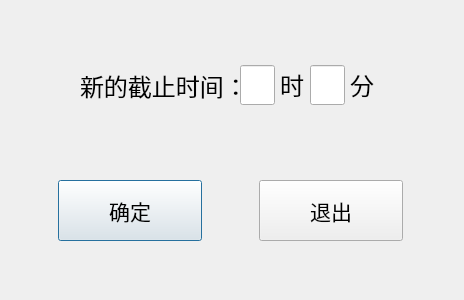
<?xml version="1.0" encoding="UTF-8"?>
<ui version="4.0">
 <class>time1</class>
 <widget class="QDialog" name="time1">
  <property name="geometry">
   <rect>
    <x>0</x>
    <y>0</y>
    <width>464</width>
    <height>300</height>
   </rect>
  </property>
  <property name="font">
   <font>
    <family>微软雅黑</family>
    <pointsize>16</pointsize>
   </font>
  </property>
  <property name="windowTitle">
   <string>修改时间</string>
  </property>
  <widget class="QWidget" name="horizontalLayoutWidget">
   <property name="geometry">
    <rect>
     <x>10</x>
     <y>180</y>
     <width>441</width>
     <height>61</height>
    </rect>
   </property>
   <layout class="QHBoxLayout" name="horizontalLayout" stretch="1,3,1,3,1">
    <property name="spacing">
     <number>10</number>
    </property>
    <item>
     <spacer name="horizontalSpacer">
      <property name="orientation">
       <enum>Qt::Horizontal</enum>
      </property>
      <property name="sizeHint" stdset="0">
       <size>
        <width>40</width>
        <height>20</height>
       </size>
      </property>
     </spacer>
    </item>
    <item>
     <widget class="QPushButton" name="btn_ok">
      <property name="sizePolicy">
       <sizepolicy hsizetype="Minimum" vsizetype="Expanding">
        <horstretch>0</horstretch>
        <verstretch>0</verstretch>
       </sizepolicy>
      </property>
      <property name="text">
       <string>确定</string>
      </property>
     </widget>
    </item>
    <item>
     <spacer name="horizontalSpacer_2">
      <property name="orientation">
       <enum>Qt::Horizontal</enum>
      </property>
      <property name="sizeHint" stdset="0">
       <size>
        <width>40</width>
        <height>20</height>
       </size>
      </property>
     </spacer>
    </item>
    <item>
     <widget class="QPushButton" name="btn_close">
      <property name="sizePolicy">
       <sizepolicy hsizetype="Minimum" vsizetype="Minimum">
        <horstretch>0</horstretch>
        <verstretch>0</verstretch>
       </sizepolicy>
      </property>
      <property name="text">
       <string>退出</string>
      </property>
     </widget>
    </item>
    <item>
     <spacer name="horizontalSpacer_3">
      <property name="orientation">
       <enum>Qt::Horizontal</enum>
      </property>
      <property name="sizeHint" stdset="0">
       <size>
        <width>40</width>
        <height>20</height>
       </size>
      </property>
     </spacer>
    </item>
   </layout>
  </widget>
  <widget class="QLabel" name="label_3">
   <property name="geometry">
    <rect>
     <x>350</x>
     <y>70</y>
     <width>24</width>
     <height>30</height>
    </rect>
   </property>
   <property name="font">
    <font>
     <pointsize>18</pointsize>
    </font>
   </property>
   <property name="text">
    <string>分</string>
   </property>
  </widget>
  <widget class="QLineEdit" name="lineEdit_2">
   <property name="geometry">
    <rect>
     <x>310</x>
     <y>65</y>
     <width>35</width>
     <height>40</height>
    </rect>
   </property>
   <property name="sizePolicy">
    <sizepolicy hsizetype="Maximum" vsizetype="Fixed">
     <horstretch>0</horstretch>
     <verstretch>0</verstretch>
    </sizepolicy>
   </property>
  </widget>
  <widget class="QLabel" name="label">
   <property name="geometry">
    <rect>
     <x>80</x>
     <y>70</y>
     <width>168</width>
     <height>31</height>
    </rect>
   </property>
   <property name="font">
    <font>
     <pointsize>18</pointsize>
    </font>
   </property>
   <property name="text">
    <string>新的截止时间：</string>
   </property>
  </widget>
  <widget class="QLineEdit" name="lineEdit">
   <property name="geometry">
    <rect>
     <x>240</x>
     <y>65</y>
     <width>35</width>
     <height>40</height>
    </rect>
   </property>
   <property name="sizePolicy">
    <sizepolicy hsizetype="Maximum" vsizetype="Fixed">
     <horstretch>0</horstretch>
     <verstretch>0</verstretch>
    </sizepolicy>
   </property>
  </widget>
  <widget class="QLabel" name="label_2">
   <property name="geometry">
    <rect>
     <x>280</x>
     <y>70</y>
     <width>24</width>
     <height>30</height>
    </rect>
   </property>
   <property name="font">
    <font>
     <pointsize>18</pointsize>
    </font>
   </property>
   <property name="text">
    <string>时</string>
   </property>
  </widget>
  <zorder>label</zorder>
 </widget>
 <resources/>
 <connections/>
</ui>
